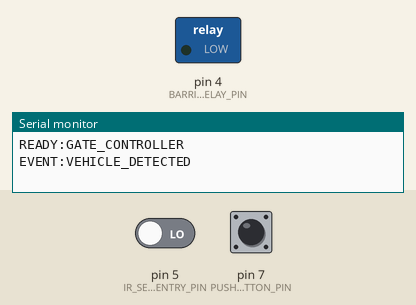
This sketch was run on a simulated Arduino Uno, built with avr-gcc and run on an emulated ATmega328P. On the bench: switched loads named in the sketch (green lamp = pin HIGH), the last lines printed to the serial monitor. Inputs (shaded band) come from the test bench; at power-on: pin 7 (PUSH_BUTTON_PIN) HIGH, pin 5 (IR_SENSOR_ENTRY_PIN) LOW.

Above: at 1.2 s.
1.3 s: pin 7 (PUSH_BUTTON_PIN) pulled LOW for 0.15 s
At 2.7 s:
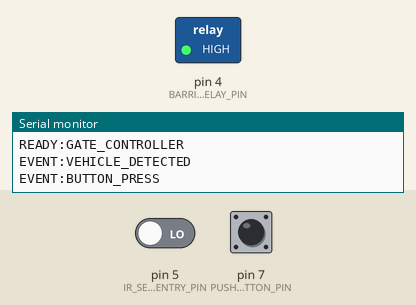
5.9 s: pin 7 (PUSH_BUTTON_PIN) pulled LOW for 1 s
At 6.2 s:
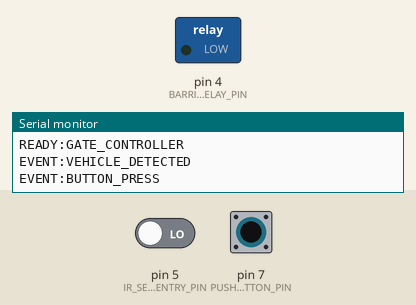
8.4 s: pin 7 (PUSH_BUTTON_PIN) pulled LOW for 3.2 s
At 9.3 s:
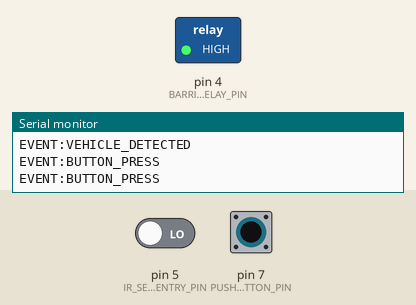
Timing chart, 0 to 19.9 s (numbered marks = the images above; inputs shaded):
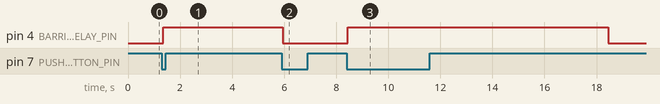

Measured:
- after the input at 1.3 s, pin 4 (BARRIER_RELAY_PIN): LOW → HIGH after 0.05 s
- after the input at 5.9 s, pin 4 (BARRIER_RELAY_PIN): HIGH → LOW after 0.05 s
- after the input at 8.4 s, pin 4 (BARRIER_RELAY_PIN): LOW → HIGH after 0.05 s, → LOW 10.0 s later

The sketch:

GateController.ino
```cpp
/**
 * ParkIRC - Arduino Gate Controller
 * For barrier gate control and receiving print commands
 */

// Pin definitions
#define BARRIER_RELAY_PIN 4
#define IR_SENSOR_ENTRY_PIN 5
#define IR_SENSOR_EXIT_PIN 6
#define PUSH_BUTTON_PIN 7

// Vehicle detection states
bool vehicleDetected = false;
bool gateOpen = false;
unsigned long gateOpenTime = 0;
const unsigned long GATE_TIMEOUT = 10000; // 10 seconds timeout

// Communication buffer
String inputBuffer = "";
bool commandComplete = false;

void setup() {
  // Initialize serial communications
  Serial.begin(9600);

  // Initialize pins
  pinMode(BARRIER_RELAY_PIN, OUTPUT);
  pinMode(IR_SENSOR_ENTRY_PIN, INPUT);
  pinMode(IR_SENSOR_EXIT_PIN, INPUT);
  pinMode(PUSH_BUTTON_PIN, INPUT_PULLUP);

  // Set initial state
  digitalWrite(BARRIER_RELAY_PIN, LOW);

  // Send ready signal
  Serial.println("READY:GATE_CONTROLLER");
}

void loop() {
  // Check for commands from the host computer
  checkSerialCommands();

  // Check for manual button press
  checkButtonPress();

  // Check vehicle sensors
  checkVehicleSensors();

  // Check if gate should be closed (timeout)
  checkGateTimeout();

  // Process any completed commands
  if (commandComplete) {
    processCommand();
    commandComplete = false;
    inputBuffer = "";
  }
}

void checkSerialCommands() {
  while (Serial.available() > 0) {
    char inChar = (char)Serial.read();

    // End of command marker
    if (inChar == '\n') {
      commandComplete = true;
      break;
    }

    // Add character to buffer
    inputBuffer += inChar;
  }
}

void processCommand() {
  // Command format: CMD:PARAM1:PARAM2
  int firstColon = inputBuffer.indexOf(':');

  if (firstColon == -1) {
    Serial.println("ERR:INVALID_COMMAND_FORMAT");
    return;
  }

  String command = inputBuffer.substring(0, firstColon);
  String params = inputBuffer.substring(firstColon + 1);

  if (command == "OPEN") {
    openGate();
    Serial.println("OK:GATE_OPENED");
  }
  else if (command == "CLOSE") {
    closeGate();
    Serial.println("OK:GATE_CLOSED");
  }
  else if (command == "STATUS") {
    reportStatus();
  }
  else if (command == "PRINT") {
    // Just acknowledge print commands - actual printing handled by connected computer
    Serial.println("OK:PRINT_RECEIVED");
  }
  else {
    Serial.println("ERR:UNKNOWN_COMMAND");
  }
}

void checkButtonPress() {
  // Check if button is pressed (active low)
  if (digitalRead(PUSH_BUTTON_PIN) == LOW) {
    // Debounce
    delay(50);
    if (digitalRead(PUSH_BUTTON_PIN) == LOW) {
      // Button action - toggle gate
      if (gateOpen) {
        closeGate();
      } else {
        openGate();
        // Report to host computer - this will trigger ticket printing on the server
        Serial.println("EVENT:BUTTON_PRESS");
      }
      // Wait for button release
      while (digitalRead(PUSH_BUTTON_PIN) == LOW) {
        delay(10);
      }
    }
  }
}

void checkVehicleSensors() {
  // Check entry sensor
  bool vehiclePresent = (digitalRead(IR_SENSOR_ENTRY_PIN) == LOW);

  // Rising edge - vehicle newly detected
  if (vehiclePresent && !vehicleDetected) {
    vehicleDetected = true;
    Serial.println("EVENT:VEHICLE_DETECTED");
  }
  // Falling edge - vehicle has passed
  else if (!vehiclePresent && vehicleDetected) {
    vehicleDetected = false;
    Serial.println("EVENT:VEHICLE_PASSED");
  }
}

void checkGateTimeout() {
  // If gate is open and timeout has passed, close it
  if (gateOpen && (millis() - gateOpenTime > GATE_TIMEOUT)) {
    closeGate();
    Serial.println("EVENT:GATE_TIMEOUT");
  }
}

void openGate() {
  digitalWrite(BARRIER_RELAY_PIN, HIGH);
  gateOpen = true;
  gateOpenTime = millis();
}

void closeGate() {
  digitalWrite(BARRIER_RELAY_PIN, LOW);
  gateOpen = false;
}

void reportStatus() {
  String status = "STATUS:";
  status += gateOpen ? "OPEN:" : "CLOSED:";
  status += vehicleDetected ? "VEHICLE_PRESENT" : "NO_VEHICLE";

  Serial.println(status);
} 
```
